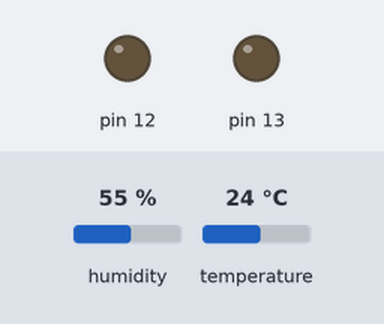
This sketch was run on a simulated Arduino Uno, built with avr-gcc and run on an emulated ATmega328P. On the bench: output pins drawn as LEDs (lit = HIGH). Inputs (shaded band) come from the test bench; at power-on: humidity 55 %, temperature 24 °C.

Above: at 2.8 s.
2.9 s: humidity set to 41 %
5.6 s: humidity set to 38 %
At 6.7 s:
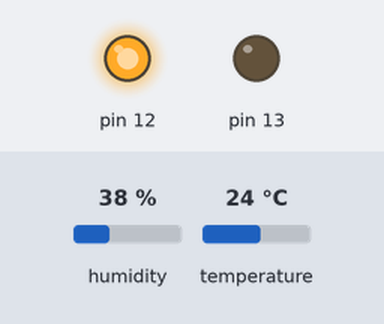
8.3 s: temperature set to 29 °C
11.3 s: temperature set to 32 °C
At 12.6 s:
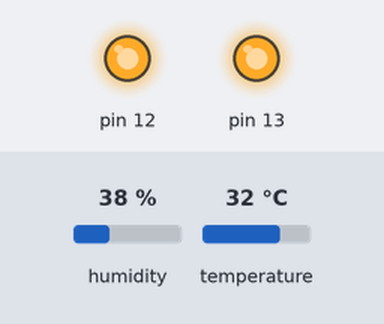
14.0 s: humidity set to 40 %
At 15.0 s:
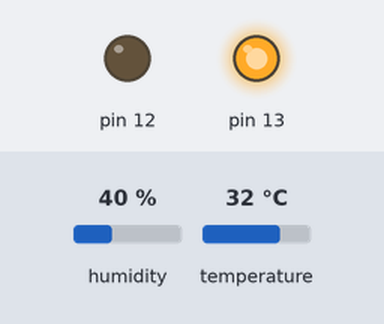
16.7 s: humidity set to 22 %
At 18.5 s:
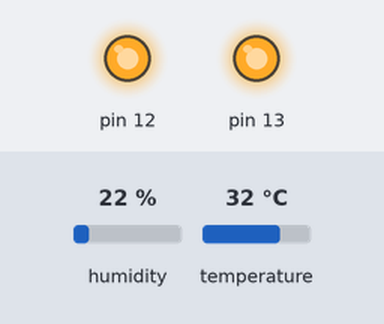
Timing chart, 0 to 20.0 s (numbered marks = the images above; inputs shaded):
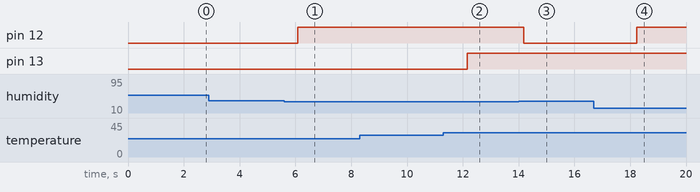

The sketch:

nhiet_do_do_am_arduino.ino
```cpp
#include "DHT.h"

const int DHTPIN = 2;
const int DHTTYPE = DHT11;
DHT dht(DHTPIN, DHTTYPE);

void setup() {
  pinMode(13, OUTPUT);
  pinMode(12, OUTPUT);
  dht.begin();
}
void loop() {
  float doam = dht.readHumidity();
  float nhietdo = dht.readTemperature();

  if (nhietdo > 30)
    digitalWrite(13, HIGH);
  else
    digitalWrite(13, LOW);

  if (doam < 40)
    digitalWrite(12, HIGH);

  else
    digitalWrite(12, LOW);
}
```

Measured:
- the behaviour switches between 40 and 39 % on humidity (found by bisection; images 0 and 1)
- the behaviour switches between 30 and 31 °C on temperature (found by bisection; images 1 and 2)
- after the input at 2.9 s, every drawn part: stays the same
- after the input at 5.6 s, pin 12: LOW → HIGH after 0.49 s
- after the input at 8.3 s, every drawn part: stays the same
- after the input at 11.3 s, pin 13: LOW → HIGH after 0.86 s
- after the input at 14.0 s, pin 12: HIGH → LOW after 0.18 s
- after the input at 16.7 s, pin 12: LOW → HIGH after 1.5 s
